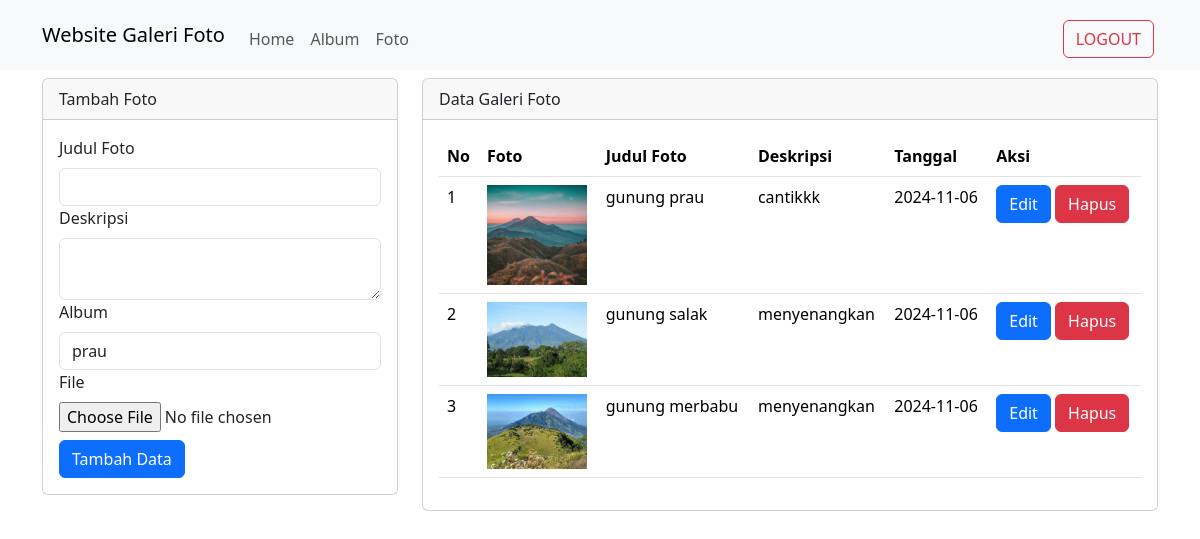
The app's page /user/foto.php (signed in) with its own data.
### tables this page shows
CREATE TABLE `foto` (
  `fotoid` int(11) NOT NULL,
  `judulfoto` varchar(255) NOT NULL,
  `deskripsifoto` text NOT NULL,
  `tanggalunggah` date NOT NULL,
  `lokasifile` varchar(255) NOT NULL,
  `albumid` int(11) NOT NULL,
  `userid` int(11) NOT NULL
);

### user/foto.php (the view, shortened to what this page needs)
<?php
include '../config/koneksi.php';
?>
<!DOCTYPE html>
<html lang="en">
<head>
    <link rel="stylesheet" type="text/css" href="../assets/css/bootstrap.min.css">
</head>
<body>
<nav class="navbar navbar-expand-lg bg-body-tertiary">
  <div class="container">
    <a class="navbar-brand" href="index.php">Website Galeri Foto</a>
    <div class="collapse navbar-collapse mt-2" id="navbarNavAltMarkup">
      <div class="navbar-nav me-auto">
        <a href="home.php" class="nav-link">Home</a>
        <a href="album.php" class="nav-link">Album</a>
        <a href="foto.php" class="nav-link">Foto</a>
      </div>
     <a href="../config/aksi_logout.php" class="btn btn-outline-danger m-1">LOGOUT</a>
    </div>
  </div>
</nav>
<div class="container">
    <div class="row">
        <div class="col-md-4">
        <div class="card mt-2">
        <div class="card-header">Tambah Foto</div>
        <div class="card-body">
            <form action="../config/aksi_foto.php" method="POST" enctype="multipart/form-data">
                <label class="form-label">Judul Foto</label>
                <input type="text" name="judulfoto" class="form-control" required>
                <label class="form-label">Deskripsi</label>
                <textarea class="form-control" name="deskripsifoto" required></textarea>
                <label class="form-label">Album</label>
                <select class="form-control" name="albumid" required>
                <?php
                $userid = $_SESSION['userid'];
                $sql_album = mysqli_query($koneksi, "SELECT * FROM album WHERE userid=$userid");
                while($data_album = mysqli_fetch_array($sql_album)) {?>
                    <option value="<?php echo $data_album['albumid'] ?>"><?php echo $data_album['namaalbum'] ?></option>
                <?php } ?>
                </select>
                <label class="form-label">File</label>
                <input type="file" class="for-control" name="lokasifile" required>
                <button type="submit" class="btn btn-primary mt-2" name="tambah">Tambah Data</button>
            </form>
        </div>
        </div>
        </div>
        <div class="col-md-8">
        <div class="card mt-2">
            <div class="card-header">Data Galeri Foto</div>
            <dic class="card-body">
                <table class="table">
                    <thead>
                        <tr>
                            <th>No</th>
                            <th>Foto</th>
                            <th>Judul Foto</th>
                            <th>Deskripsi</th>
                            <th>Tanggal</th>
                            <th>Aksi</th>
                        </tr>
                    </thead>
                    <tbody>
                        <?php
                        $no = 1;
                        $userid = $_SESSION['userid'];
                        $sql = mysqli_query($koneksi,"SELECT * FROM foto WHERE userid='$userid'");
                        while($data = mysqli_fetch_array($sql)) {
                        ?>
                        <tr>
                            <td> <?php echo $no++ ?></td>
                            <td><img src="../assets/img/<?php echo $data['lokasifile'] ?>" width="100"></td>
                            <td> <?php echo $data['judulfoto'] ?></td>
                            <td> <?php echo $data['deskripsifoto'] ?></td>
                            <td> <?php echo $data['tanggalunggah'] ?></td>
                            <td>
<button type="button" class="btn btn-primary" data-bs-toggle="modal" data-bs-target="#edit<?php echo$data['fotoid'] ?>">
Edit
</button>
<button type="button" class="btn btn-danger" data-bs-toggle="modal" data-bs-target="#hapus<?php echo$data['fotoid'] ?>">
Hapus
</button>
                            </td>
                        </tr>
                        <?php } ?>
                    </tbody>
                </table>
            </dic>
        </div>
        </div>
    </div>
</div>
</body>
</html>

### records on screen
foto: lokasifile (picture), judulfoto "gunung prau", deskripsifoto "cantikkk", tanggalunggah "2024-11-06"
foto: lokasifile (picture), judulfoto "gunung salak", deskripsifoto "menyenangkan", tanggalunggah "2024-11-06"
foto: lokasifile (picture), judulfoto "gunung merbabu", deskripsifoto "menyenangkan", tanggalunggah "2024-11-06"

### other values on screen
form field albumid "prau"
